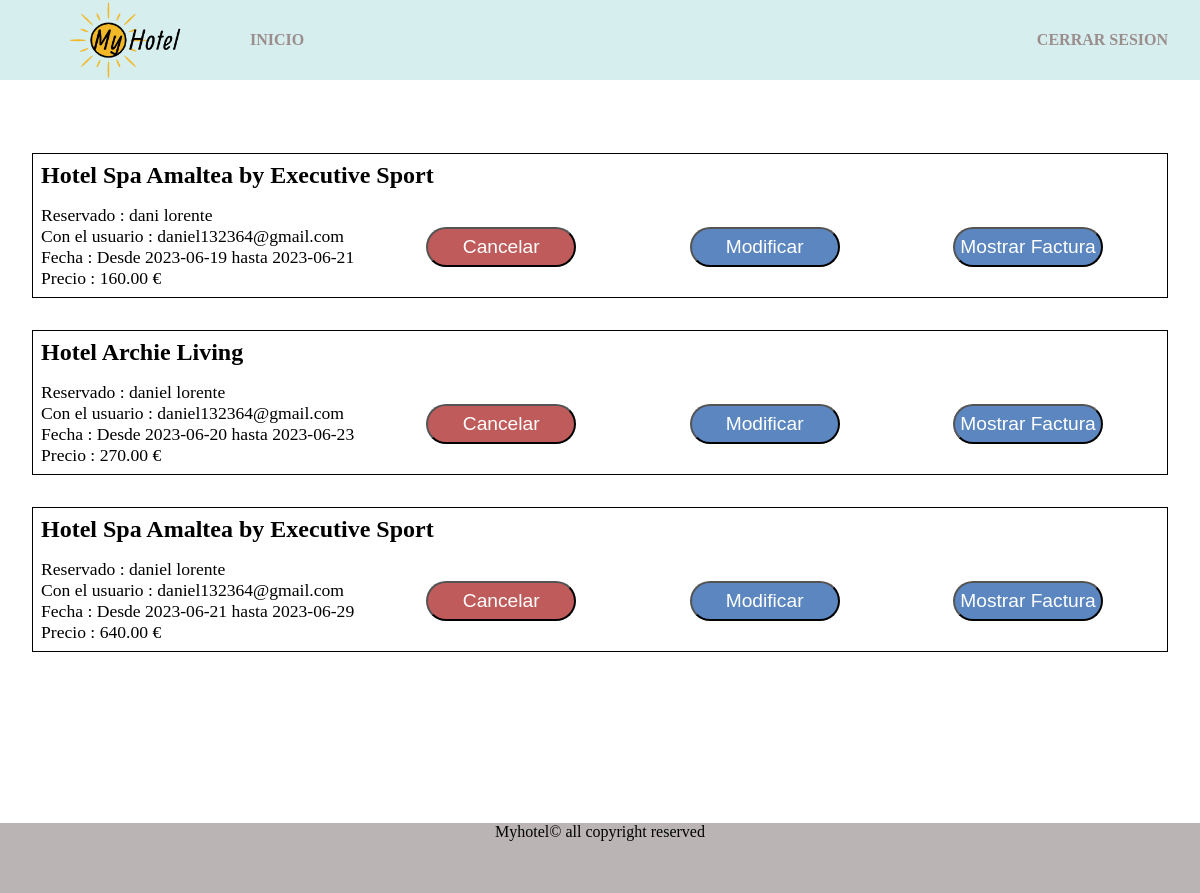
The page /myHotel/listareservas.php (signed in) on the database its author committed.
### tables this page shows
CREATE TABLE `datos_reserva` (
  `id_reserva` int(20) NOT NULL,
  `id_hotel` int(11) NOT NULL,
  `id_usuario` int(11) NOT NULL,
  `dni` varchar(30) NOT NULL,
  `nombre` varchar(40) NOT NULL,
  `apellidos` varchar(255) NOT NULL,
  `correo` varchar(255) NOT NULL,
  `telefono` varchar(20) NOT NULL,
  `fecha_inicio` varchar(20) NOT NULL,
  `fecha_fin` varchar(20) NOT NULL,
  `nombre_hotel` varchar(255) NOT NULL,
  `num_personas` int(5) NOT NULL,
  `num_habitaciones` int(5) NOT NULL,
  `total_dias` int(5) NOT NULL,
  `precio_total` decimal(5,2) DEFAULT NULL
);

CREATE TABLE `datos_usuario` (
  `id_usuario` int(6) NOT NULL,
  `email` varchar(40) NOT NULL,
  `pass` varchar(20) NOT NULL
);

### myHotel/funciones.php (the view, shortened to what this page needs)
      <?php
function MostrarReservas(){
    $id_usuario=$_SESSION['usuario'];
$conexion= abrir_conexion_PDO();
    $email=obtenerEmailPorId($id_usuario);
    $sql= 'SELECT * FROM datos_reserva WHERE id_usuario = '.$id_usuario;
    $consulta = $conexion->prepare($sql);
    $consulta->execute();
    echo '<div class="reservas">';
    while ($fila = $consulta->fetch()) {
        echo '<div class="reserva">';
            echo '<div class="hotel"><tr> <td>'.$fila['nombre_hotel'].'</td>';
            echo '</div>';
            echo '<div class="datos-reserva">';
                echo '<div class="nombre-fecha">';
                    echo '<div class="nombre">';
                    echo '<tr><p> Reservado : '.$fila['nombre'].'  '.$fila['apellidos'].'</p></tr>';
                    echo '</div>';
                    echo '<div class="usuario">';
                     echo '<tr><td> Con el usuario : '.$email.'</td></tr>';
                echo '</div>';
                echo '<td> Fecha : Desde '.$fila['fecha_inicio'].' hasta '.$fila['fecha_fin'].' </td>';
                echo '<div class="precio-reserva">';
                echo '<td> Precio : '.$fila['precio_total'].' €  </td>';
                echo '</div>';
                echo '</div>';
                echo '<div class="botones">';
                echo '<td><button class="borrar">'.'<a class="enlace"  href="Borrar.php?id_reserva='.$fila['id_reserva'].'&id_hotel='.$fila['id_hotel'].'">Cancelar </a>'.'</button> </td>';
                echo '<td><button  class="modificar">'.'<a  class="enlace" href="Modificar.php?id_reserva='.$fila['id_reserva'].'&id_hotel='.$fila['id_hotel'].'">Modificar </a>'.'</button> </td>';
                echo '<td><button  class="pdf">'.'<a class="enlace" href="verfactura.php?id_reserva='.$fila['id_reserva'].'&id_hotel='.$fila['id_hotel'].'">Mostrar Factura </a>'.'</button> </td>';
            echo '</div>';
            echo '</div>';
        echo '</div>';
    }
    echo '</div>';
}
    ?>
    </script><?php
    function  obtenerEmailPorId($id_usuario){
        $conexion= abrir_conexion_PDO();
        $sql= 'SELECT email FROM datos_usuario WHERE id_usuario = :id_usuario';
        $consulta = $conexion->prepare($sql);
        $consulta->bindParam(':id_usuario', $id_usuario);
        $consulta->execute();
        while($resultado = $consulta->fetch()) {
            return $resultado['email'];
        }
    }

### myHotel/style/listareserva.css (style rules this page uses)
* { padding: 0; margin: 0; box-sizing: border-box; }
body { min-height: 100vh; display: grid; grid-template-columns: 1fr 1fr 1fr; grid-template-rows: 0.3fr 2fr 0.7fr; gap: 0px 0px; grid-auto-flow: row; grid-template-areas: "banner banner banner" "reservas reservas reservas" "footer footer footer"; }
.reservas { grid-area: reservas; width: 100%; grid-area: reservas; justify-content: center; flex-direction: column; }
.reservas { margin-top: 2rem; }
.nombre-fecha { font-size: 1.1rem; margin: 0.5rem; color: black; }
.datos-reserva { display: flex; flex-direction: row; }
.hotel { margin: 0.5rem; font-size: 1.5rem; color: black; font-weight: bold; }
.reserva { border: solid 1px black; display: flex; flex-direction: column; margin: 2rem; margin-left: 2rem; }
.datos-reserva { display: flex; flex-direction: row; justify-content: center; }
.precio-reserva { color: black; }
.botones { flex-grow: 1; display: flex; margin-left: 4rem; margin-right: 4rem; align-items: center; flex-direction: row; justify-content: space-between; }
.nombre { display: flex; flex-direction: row; }
.borrar { font-size: 1.2rem; justify-content: center; background-color: rgb(191, 91, 91); width: 150px; height: 40px; color: white; border-radius: 20px; }
.enlace { color: white; }
.modificar { font-size: 1.2rem; justify-content: center; background-color: rgb(91, 134, 191); width: 150px; height: 40px; color: white; border-radius: 20px; }
.pdf { font-size: 1.2rem; justify-content: center; background-color: rgb(91, 134, 191); width: 150px; height: 40px; color: white; border-radius: 20px; }
a { color: rgb(255, 255, 255); }
a { text-decoration: none; color: rgb(156, 141, 141); }

### rows shown on the page
datos_reserva: nombre_hotel "Hotel Spa Amaltea by Executive Sport", nombre "dani", apellidos "lorente", id_usuario.email "daniel132364@gmail.com", fecha_inicio "2023-06-19", fecha_fin "2023-06-21", precio_total "160.00"
datos_reserva: nombre_hotel "Hotel Archie Living", nombre "daniel", apellidos "lorente", id_usuario.email "daniel132364@gmail.com", fecha_inicio "2023-06-20", fecha_fin "2023-06-23", precio_total "270.00"
datos_reserva: nombre_hotel "Hotel Spa Amaltea by Executive Sport", nombre "daniel", apellidos "lorente", id_usuario.email "daniel132364@gmail.com", fecha_inicio "2023-06-21", fecha_fin "2023-06-29", precio_total "640.00"
